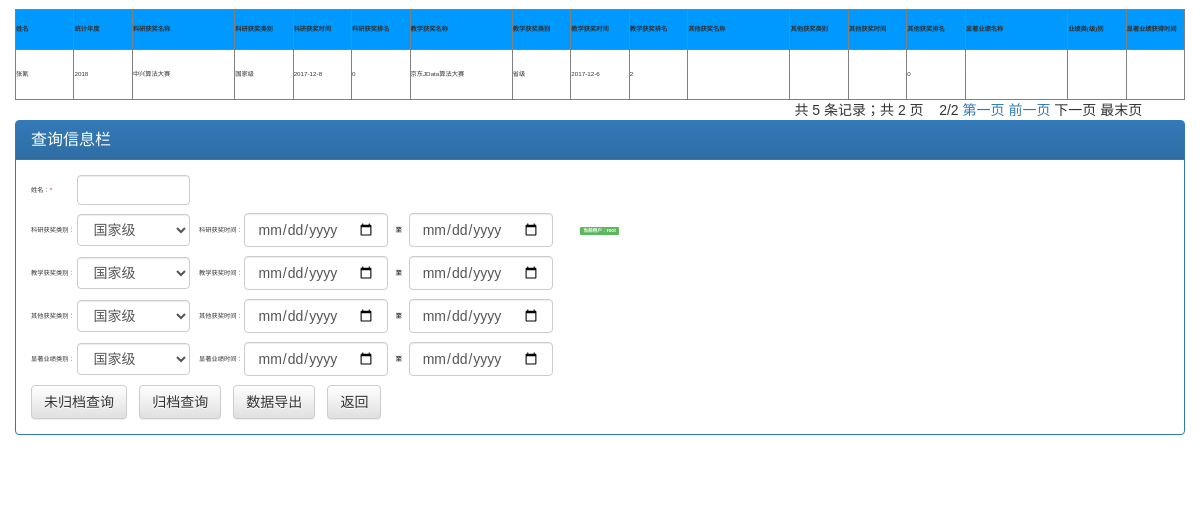
Before: /teacherinfo/searchRecord.php?page=2 (signed in) with the older database file.
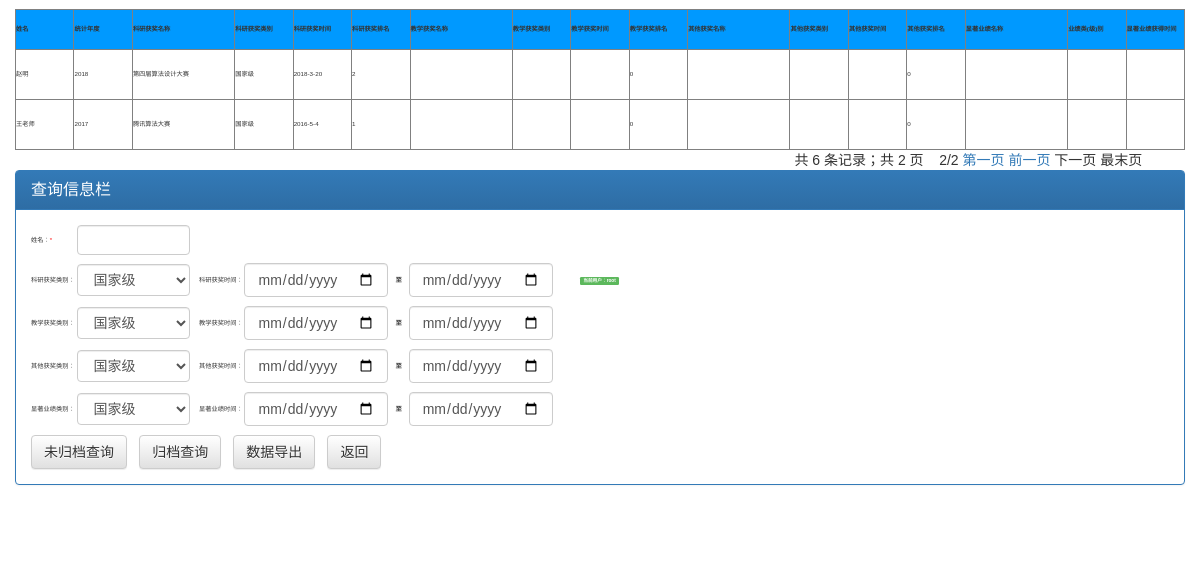
After: the same page with the newer database file.
### tables this page shows
CREATE TABLE `teacherinfo` (
  `name` varchar(10) NOT NULL,
  `year` varchar(20) DEFAULT NULL,
  `pigeonhole` tinyint(15) DEFAULT '0',
  `science_name` varchar(100) DEFAULT NULL,
  `science_class` varchar(100) DEFAULT NULL,
  `science_time` varchar(20) DEFAULT NULL,
  `science_rank` int(20) DEFAULT '0',
  `teach_name` varchar(100) DEFAULT NULL,
  `teach_class` varchar(100) DEFAULT NULL,
  `teach_time` varchar(20) DEFAULT NULL,
  `teach_rank` int(20) DEFAULT '0',
  `other_name` varchar(100) DEFAULT NULL,
  `other_class` varchar(100) DEFAULT NULL,
  `other_time` varchar(20) DEFAULT NULL,
  `other_rank` int(20) DEFAULT '0',
  `famous_name` varchar(100) DEFAULT NULL,
  `famous_class` varchar(100) DEFAULT NULL,
  `famous_time` varchar(20) DEFAULT NULL,
  `time` varchar(50) NOT NULL,
  `id` int(11) NOT NULL
);

### teacherinfo/searchRecord.php (the view, shortened to what the changed rows need)
<!DOCTYPE html>
<head>
    <?php
    include_once "../common/conn.php";
    ?>
    <?php
        $Page_size=4;
        $sql_count = "SELECT * FROM teacherinfo";
        $stmt = $pdo->query($sql_count);
        $count = $stmt->rowCount();
        $page_count = ceil($count/$Page_size);
        $pages=$page_count;
        if(empty($_GET['page'])||$_GET['page']<0){
            $page=1;
        }else {
            $page=$_GET['page'];
        }
        $offset=$Page_size*($page-1);
    ?>
    <link rel="stylesheet" href="../assets/jquery-ui.min.css">
    <link rel="stylesheet" href="assets/style.css">
</head>
<body>
    <br>
    <?php
        echo "<div id='accort' class='table-responsive table2excel' data-tableName='Test Table 1'>";
            echo "<table width='100%' cellspacing='0'  cellpadding='0' border='1' style='width:100%;table-layout:fixed'>";
            echo "<tr height='40px' bgcolor='#0099FF'>
                  <th style='width:5%;table-layout:fixed'>姓名</th>
                  <th style='width:5%;table-layout:fixed'>统计年度</th>
                  <th colspan='2'>科研获奖名称</th>
                  <th style='width:5%;table-layout:fixed'>科研获奖类别</th>
                  <th style='width:5%;table-layout:fixed'>科研获奖时间</th>
                  <th style='width:5%;table-layout:fixed'>科研获奖排名</th>
                  <th colspan='2'>教学获奖名称</th>
                  <th style='width:5%;table-layout:fixed'>教学获奖类别</th>
                  <th style='width:5%;table-layout:fixed'>教学获奖时间</th>
                  <th style='width:5%;table-layout:fixed'>教学获奖排名</th>
                  <th colspan='2'>其他获奖名称</th>
                  <th style='width:5%;table-layout:fixed'>其他获奖类别</th>
                  <th style='width:5%;table-layout:fixed'>其他获奖时间</th>
                  <th style='width:5%;table-layout:fixed'>其他获奖排名</th>
                  <th colspan='2'>显著业绩名称</th>
                  <th style='width:5%;table-layout:fixed'>业绩类(级)别</th>
                  <th style='width:5%;table-layout:fixed'>显著业绩获得时间</th>
                  </tr>";
            $sql = "SELECT `name`, `year`, `science_name`, `science_class`, `science_time`, `science_rank`, `teach_name`, `teach_class`, `teach_time`, `teach_rank`, `other_name`, `other_class`, `other_time`, `other_rank`, `famous_name`, `famous_class`, `famous_time` FROM `teacherinfo` order by `time` limit $offset,$Page_size";
            foreach ($pdo->query($sql) as $row){
                 echo "<tr height='50px'>";
                 echo "<td>{$row['name']}</td>";
                 echo "<td>{$row['year']}</td>";
                 echo "<td colspan='2'>{$row['science_name']}</td>";
                 echo "<td>{$row['science_class']}</td>";
                 echo "<td>{$row['science_time']}</td>";
                 echo "<td>{$row['science_rank']}</td>";
                 echo "<td colspan='2'>{$row['teach_name']}</td>";
                 echo "<td>{$row['teach_class']}</td>";
                 echo "<td>{$row['teach_time']}</td>";
                 echo "<td>{$row['teach_rank']}</td>";
                 echo "<td colspan='2'>{$row['other_name']}</td>";
                 echo "<td>{$row['other_class']}</td>";
                 echo "<td>{$row['other_time']}</td>";
                 echo "<td>{$row['other_rank']}</td>";
                 echo "<td colspan='2'>{$row['famous_name']}</td>";
                 echo "<td>{$row['famous_class']}</td>";
                 echo "<td>{$row['famous_time']}</td>";
                 echo "</tr>";
            }
            echo "</table>";
        echo "</div>";
        echo '<div class="page" align="right"  style="font-size:14px">';
        $countpages = "共 " . $count . " 条记录；" . "共 " . $pages . " 页";
        echo $countpages,"&nbsp;&nbsp;&nbsp;&nbsp;";
            echo "<span id='pagenumber'>$page/$pages</span> ";
                if($page!=1){
                    echo "<a href='searchRecord.php?page=1'>第一页</a>&nbsp;";
                    echo "<a href='searchRecord.php?page=".($page-1)."'>前一页</a>&nbsp;";
                }else {
                    echo "第一页 &nbsp;&nbsp;";
                    echo "前一页&nbsp;&nbsp;";
                }
                if($page!=$pages){
                    echo "<a href='searchRecord.php?page=".($page+1)."'>下一页</a>&nbsp;";
                    echo "<a href='searchRecord.php?page=".($pages)."'>最末页</a>&nbsp;";
                }else {
                    echo "下一页 ";
                    echo "最末页";
                }
            echo '</div>';
     ?>
     <div class="page" width="100%">
    <form id="iterInfo" name="iterInfo" method="post" action="datasorce.php" class="form-inline" role="form" enctype="multipart/form-data">
    </form>
    <br><br><br><br>
</div>
</body>
</html>

Changed rows visible on the page:
removed teacherinfo: name "张氰", year "2018", science_name "中兴算法大赛", science_class "国家级", science_time "2017-12-8", science_rank "0", teach_name "京东JData算法大赛", teach_class "省级", teach_time "2017-12-6", teach_rank "2", other_rank "0"
added teacherinfo: name "赵明", year "2018", science_name "第四届算法设计大赛", science_class "国家级", science_time "2018-3-20", science_rank "2", teach_rank "0", other_rank "0"
added teacherinfo: name "王老师", year "2017", science_name "腾讯算法大赛", science_class "国家级", science_time "2016-5-4", science_rank "1", teach_rank "0", other_rank "0"
Other visible differences:
$countpages: "共 5 条记录；共 2 页" → "共 6 条记录；共 2 页"
